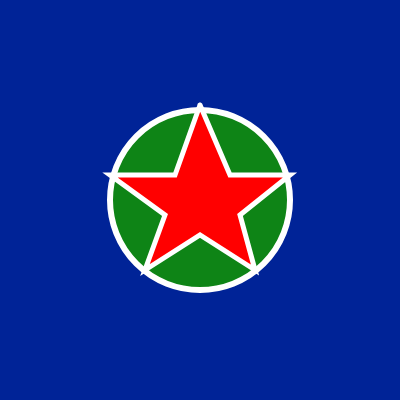
Frame 1 (no input)
Frame 60 (no input): identical to frame 1, image omitted
Frame 120 (the mouse pressed at the canvas centre since frame 60): identical to frame 1, image omitted

The p5.js sketch that drew this single still picture (run headless with seeded random() and noise() and a simulated clock; from frame 60 on, the mouse is pressed at the canvas centre):

// p5.js sketch
// ── sketch.js
function setup() {
  createCanvas(400, 400);
}

function draw() {
  background(0, 35, 151);

  let c = color(14, 132, 22)
  fill(c);
  strokeWeight(6);
  stroke(255, 255, 255);
  ellipse(200, 200, 180, 180);

  c = color(255, 0, 0);
  fill(c);
  strokeWeight(5);
  stroke(255, 255, 255);
  beginShape();
  vertex(200, 105);
  vertex(230, 175); 
  vertex(290, 175);
  vertex(240, 215); 
  vertex(255, 270);
  vertex(200, 235);
  vertex(145, 270);
  vertex(165, 215);
  vertex(110, 175);
  vertex(175, 175);
  vertex(200, 105);
  endShape();
  
}
